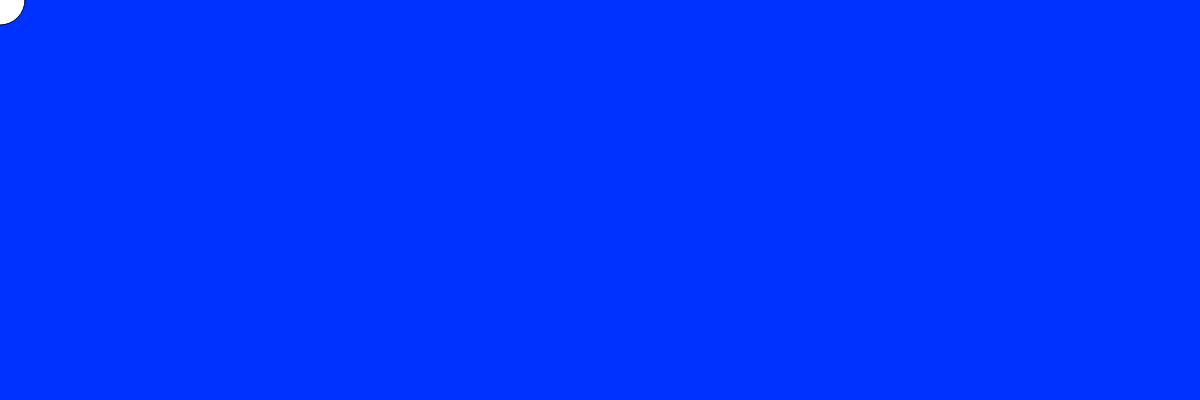
Frame 1 (no input)
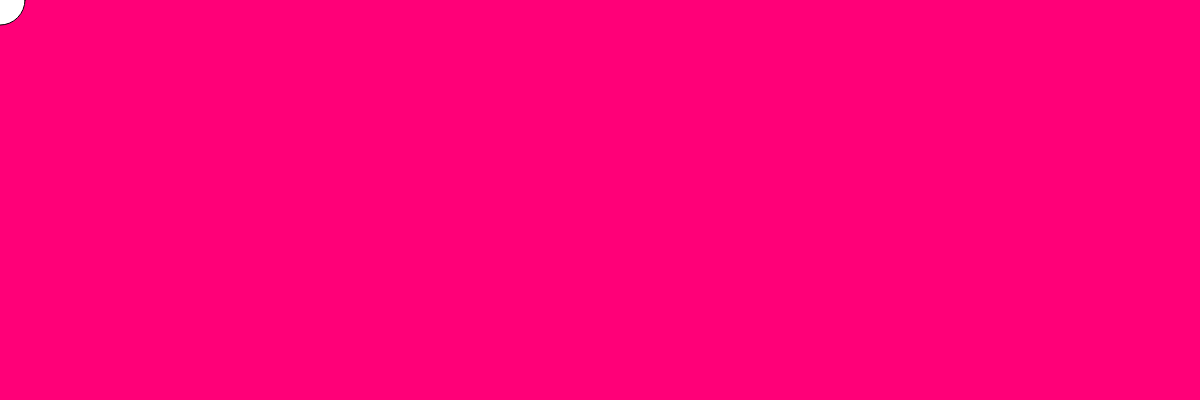
Frame 60 (no input)
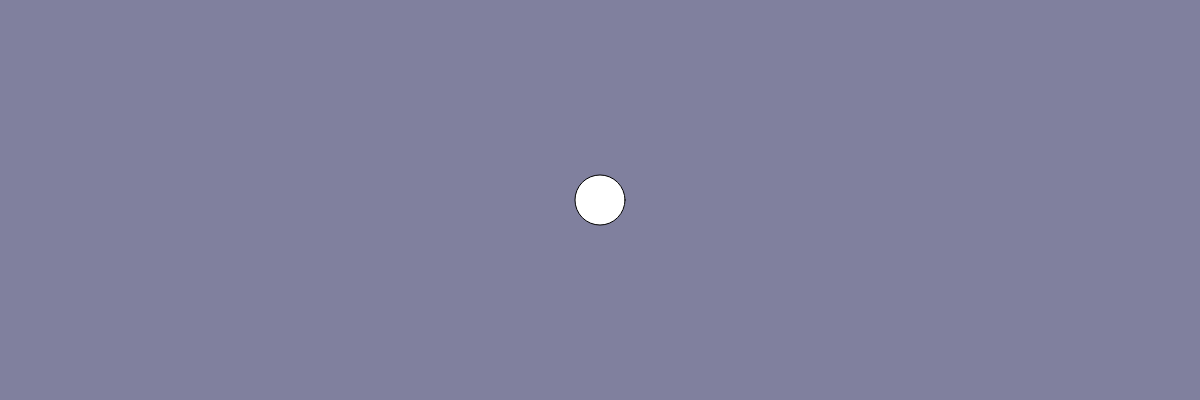
Frame 120 (the mouse pressed at the canvas centre since frame 60)

The p5.js sketch that drew these frames (run headless with seeded random() and noise() and a simulated clock; from frame 60 on, the mouse is pressed at the canvas centre):

// p5.js sketch
// ── sketch.js

var r = 0;
var g = 50;
var b = 255;
var pointer;

// INITIALIZE ALL YOUR VARIABLES
// Ideally you would create 3 variables. red blue green or r, g, b


function setup(){

  createCanvas(1200,400);
}


function draw(){
  background(r,g,b);

  // change the value of Red based on the mouse movement about the X axis
  r = map(mouseX, 0, 1200, 255, 0);
  // change the value of Green based on the mouse movement about the X axis
  g = map(mouseX, 0, 1200, 0, 255);
  // change the value of Blue based on the mouse movement about the X axis
  b = map(mouseX, 0, 1200, 120, 195);

  // Use the map() function to do so. 

  // Pass the values to the background() function you have learnt previously.

  // Create an ellipse that will move around with you mouse about the X axis.
  fill("White")
  pointer = ellipse(mouseX, mouseY,50);
  // Remember to fill the canvas with white paint before creating the ellipse.
}
